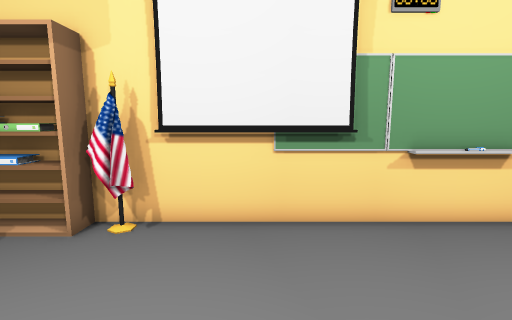
View 1 (above)

16 first-person views from a walk through a 3-D level made in the Unity game engine. The camera is 1.4 m above the floor, tilts 8° down and sees 85° across. The floor is counted in squares, 0.5 m on a side. Each view is taken from the middle of a square. On the plan, view 1 faces up. The plan holds only what a view shows up to about 19 squares ahead; the rest is blank. Some animated figures are left out. Door leaves are left out, so doorways stand open.

View 2
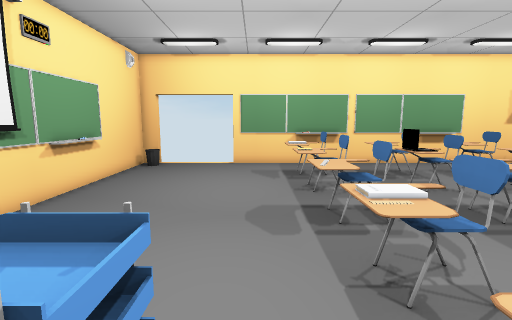

View 3
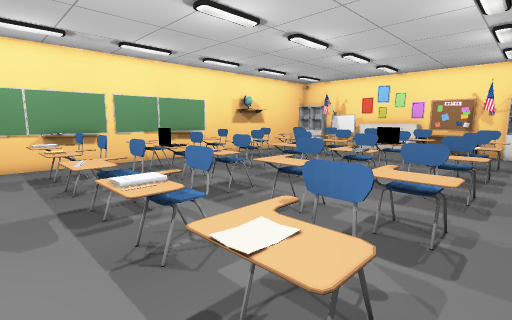

View 4
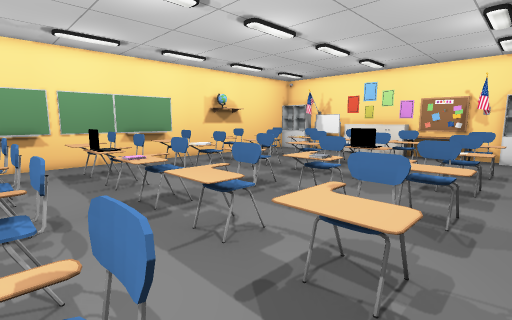

View 5
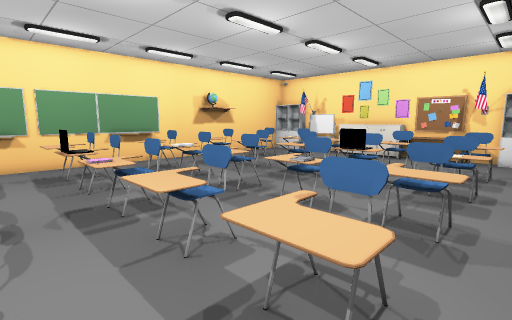

View 6
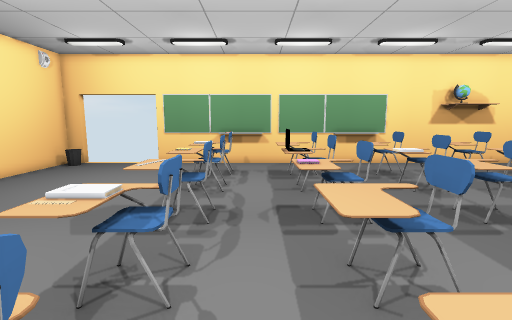

View 7
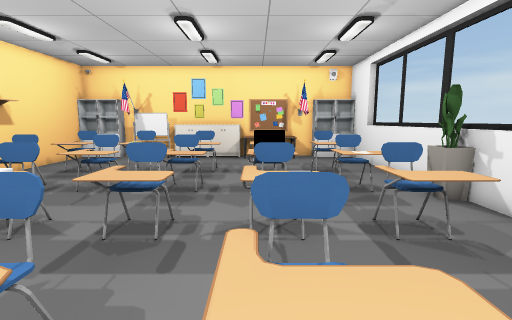

View 8
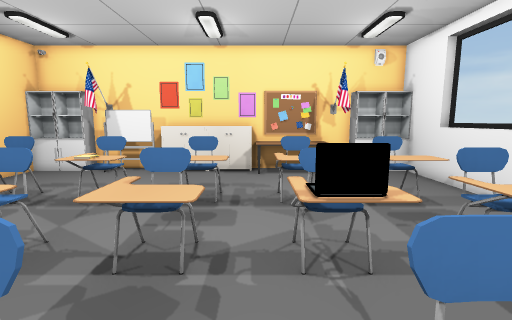

View 9
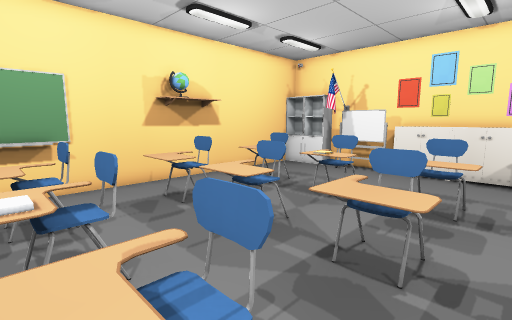

View 10
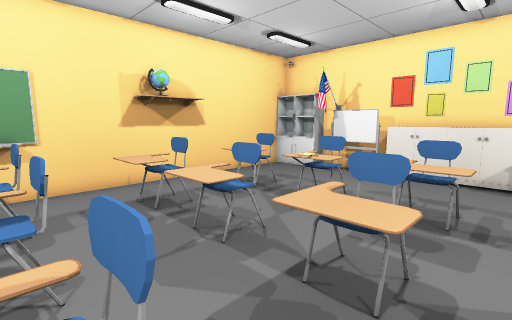

View 11
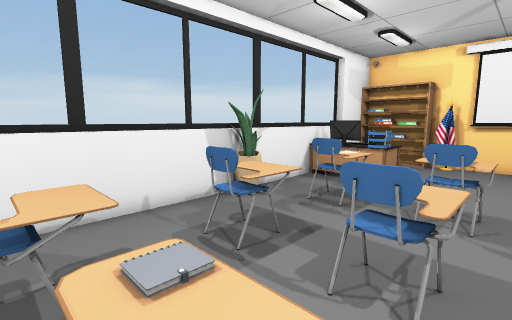

View 12
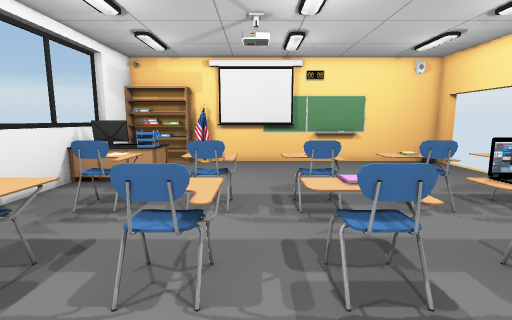

View 13
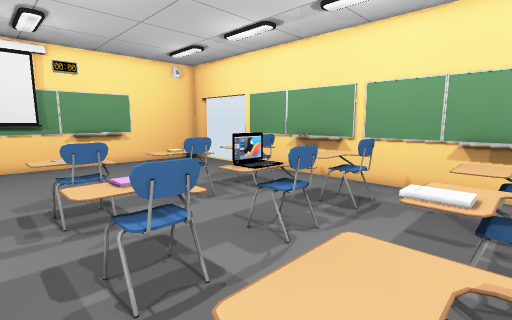

View 14
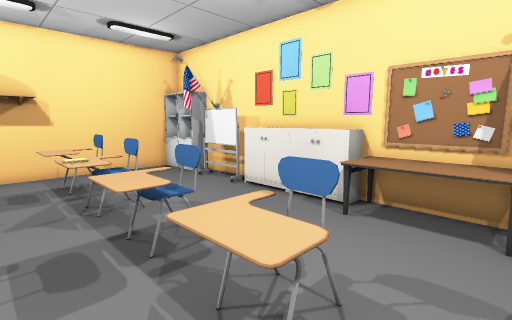

View 15
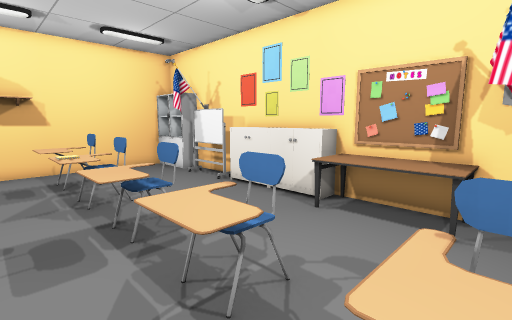

View 16
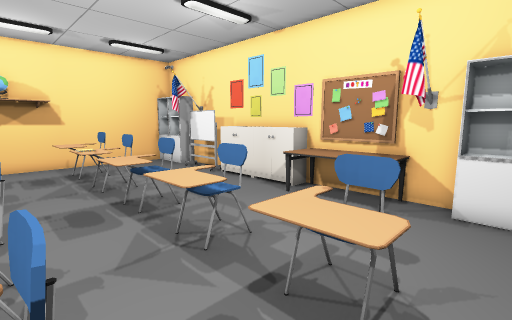

### Floor plan
Key: @ floor where view 1 was taken; # wall or solid block; . floor; D open door; = window, fence, low wall or low ledge; O other object.
Columns run from 9 left of view 1 to 13 right of it. Each row starts with its distance up from view 1.
  8 ######### #############
  7 #OOOOOO#####OOOOO.....#
  6 #  ..................DD
  5 #   .................DD
  4 # OO ................DD
  3 # OO    .............DD
  2 # OOO  ..............DD
  1 #OOOO  ..............O#
  0 #=..   ..@...........O#
 -1 #=..  ...............O#
 -2 #=.OOOOOO.OOOOOO.OOO.O#
 -3 #=.OOO.OO.OOO.OO.OOO.O#
 -4 #O..O..OO..O..OO..O..O#
 -5 #O...................O#
 -6 # .OOOOOO.OOOOOO.OO .O#
 -7 #=.OOOOOO.OOOOOO.OOO.O#
 -8 #=.OOO.OO.OOO.OO.OOO.O#
 -9 #=...................O#
-10 #=...................O#
-11 #=.OOOOOO.OOOOOO.OOO.O#
-12 # .OOO.OO.OOO.OO.OOO.O#
-13 #=..O..OO..O..OO..O..O#
-14 #O....................#
-15 #OOOOOOOO.OOOOOO.OOO..#
-16 #O.OOOOOO.OOOOOO.OOO..#
-17 # .OOO.OO.OOO.OO.OOO..#
-18 # ....................#
-19 # ....................#
-20 #=.OOOOOO.OOOOOO.OOO..#
-21 #=.OOO.OO.OOO.OO.OOO..#
-22 #=..O..OO..O..OO..O...#
-23 #=....................#
-24 # ....................#
-25 # ....  O ............#
-26 #OOOOOOOOOOOOOOOOO.OOO#
-27 #OOO OOOOOOOOOOO O OOO#
-28    #################

Positions as (right, up) in squares from view 1, and headings:
1: (0, 0), facing up
2: (-6, 0), facing right
3: (-7, 0), facing down-right
4: (-7, -3), facing down-right
5: (-7, -4), facing down-right
6: (-6, -5), facing right
7: (-1, -5), facing down
8: (0, -11), facing down
9: (0, -11), facing down-right
10: (0, -12), facing down-right
11: (0, -12), facing up-left
12: (0, -12), facing up
13: (0, -12), facing up-right
14: (-4, -18), facing down-right
15: (-5, -18), facing down-right
16: (-7, -17), facing down-right
